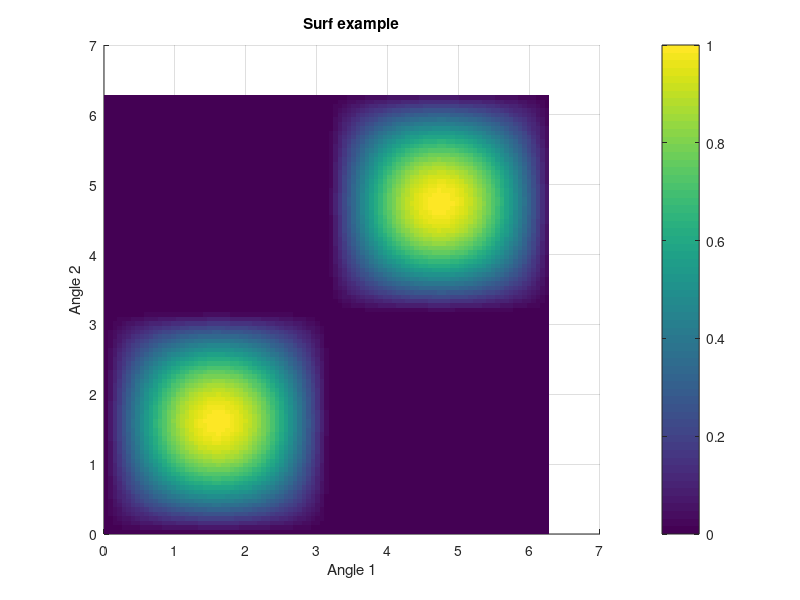

This figure's MATLAB source: (Note: this script raises an error after producing the figure.)
% Surf_example

% This is just to create an example
% =================================
t1 = linspace(0,2*pi,10);
t2 = linspace(0,2*pi,10);
for i = 1:10
curves(i,1:10) = sin(t2(i))*sin(t1);
end
% =================================

% Grids are made based on vectors. In task 2 the vectors will be
% CAD and injection timing 
[X,Y] = meshgrid(t1,t2);
Z = curves; % In task 2 this will be a matix with HRR

% Interpolation in order to change resolution and get nicer plot	
[Xi,Yi] = meshgrid(linspace(0,2*pi,100),linspace(0,2*pi,100));
Zi = interp2(X,Y,Z,Xi,Yi,'spline');

figure
surf(Xi,Yi,Zi)
caxis([0 1]) % manual control of value range for the color map
view([0 0 1]) % manual change of view angle
shading flat % To remove grid lines 
colorbar 
%xlim([0 2*pi])
%ylim([0 2*pi])

xlabel('Angle 1')
ylabel('Angle 2')
zlabel('Amplitude')

title('Surf example')








% Example call for filtering when 'time' and 'signal' variables are available
% filtered_signal = fftBPfilter(time, signal, [0 4000 1 0], 2000, 'plot_off');





%Hans Code!!!!!!!!!!!!!!!!!!!!!!!!!!!!!!!!!!!!!!!!!!!!!!!!!!

[X,Y] = meshgrid(CAD_vector, injection_timings);
Zi = interp2(X,Y,HRR_matrix,Xi,Yi,'spline');

surf(Xi,Yi,Zi)
view([0 0 1])
shading flat
colorbar
xlabel('CAD [°]')
ylabel('Injection timing [CAD BTDC]')
title('Relative HRR map')